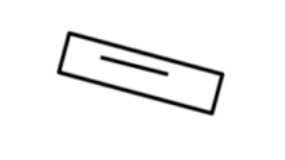
#> input picture rectangle1.png, 285 x 160 px
$ python rectangle_alignment.py
#> lines starting #> are read from the running program, lines starting #| are printed output that depends on the picture; after the words box and inside, x2 and y2 are one past the last pixel; in counts of white or black regions, pixels touching at a corner belong together
import cv2
import numpy as np
from google.colab.patches import cv2_imshow

# Load the images (replace with your actual file paths)
image1 = cv2.imread('rectangle1.png', cv2.IMREAD_GRAYSCALE)
#> image1 is the input picture: shape (160, 285); min 0, max 255, mean 244.5
#image2 = cv2.imread('rectangle2.png', cv2.IMREAD_GRAYSCALE)

# Detect contours and calculate rotation angles
def calculate_rotation_angle(image):
    _, thresh = cv2.threshold(image, 127, 255, cv2.THRESH_BINARY_INV)
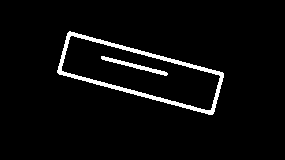
#> thresh: shape (160, 285); 4.1% white; 2 white regions
    contours, _ = cv2.findContours(thresh, cv2.RETR_EXTERNAL, cv2.CHAIN_APPROX_SIMPLE)
#> contours = 1 contour; box (x1, y1, x2, y2) and area: (57, 31, 224, 115) 7016
    rect = cv2.minAreaRect(contours[0])
#> rect = ((140.2, 72.84), (44.5, 162.4), -74.95)
    angle = rect[-1]
#> angle = -74.95
    #print('angle',angle)
    if angle > 45:
        angle -= 90
    return angle

# Rotate images to align rectangles
angle1 = calculate_rotation_angle(image1)
#> angle1 = -74.95
#print('angle1',angle1)
#angle2 = calculate_rotation_angle(image2)

rotated_image1 = cv2.warpAffine(image1, cv2.getRotationMatrix2D((image1.shape[1] // 2, image1.shape[0] // 2), angle1, 1), image1.shape[::-1])
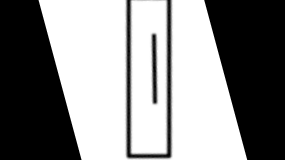
#> rotated_image1: shape (160, 285); min 0, max 255, mean 138.7
#rotated_image2 = cv2.warpAffine(image2, cv2.getRotationMatrix2D((image2.shape[1] // 2, image2.shape[0] // 2), angle2, 1), image2.shape[::-1])

# Display the aligned images
#cv2_imshow(rotated_image1)
cv2.imshow('Aligned Rectangle', rotated_image1)
cv2.waitKey(0)
cv2.destroyAllWindows()

$ run again, with rectangle2.png copied over rectangle1.png
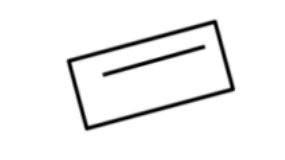
#> input picture rectangle2.png, 285 x 160 px
#> image1 is the input picture: shape (160, 285); min 0, max 255, mean 242.9
#> in calculate_rotation_angle, `_, thresh = cv2.threshold(image, 127, 255, cv2.THRESH_BINARY_INV)`:
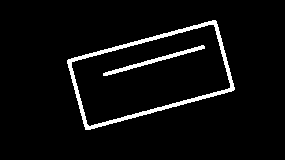
#> thresh: shape (160, 285); 4.7% white; 2 white regions
#> contours = 1 contour; box (x1, y1, x2, y2) and area: (67, 20, 235, 130) 11240
#> rect = ((150.4, 74.64), (155.4, 73.87), -15.07)
#> angle = -15.07
#> `rotated_image1 = cv2.warpAffine(image1, cv2.getRotationMatrix2D((image..`:
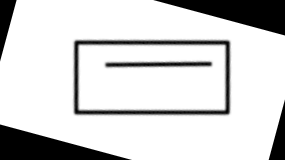
#> rotated_image1: shape (160, 285); min 0, max 255, mean 211

$ run again, with rectangle3.png copied over rectangle1.png
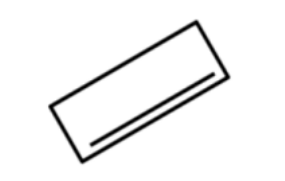
#> input picture rectangle3.png, 285 x 181 px
#> image1 is the input picture: shape (181, 285); min 0, max 255, mean 242.9
#> in calculate_rotation_angle, `_, thresh = cv2.threshold(image, 127, 255, cv2.THRESH_BINARY_INV)`:
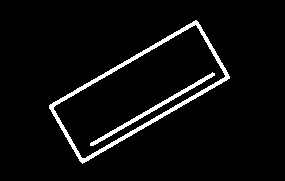
#> thresh: shape (181, 285); 4.7% white; 2 white regions
#> contours = 1 contour; box (x1, y1, x2, y2) and area: (49, 20, 230, 164) 11474
#> rect = ((138.8, 91.39), (172.6, 67.82), -30.07)
#> angle = -30.07
#> `rotated_image1 = cv2.warpAffine(image1, cv2.getRotationMatrix2D((image..`:
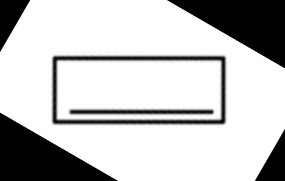
#> rotated_image1: shape (181, 285); min 0, max 255, mean 195.2

$ run again, with rectangle4.png copied over rectangle1.png
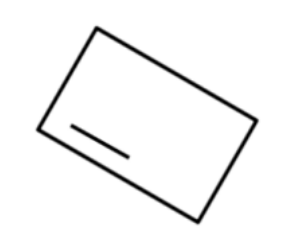
#> input picture rectangle4.png, 285 x 242 px
#> image1 is the input picture: shape (242, 285); min 0, max 255, mean 245.1
#> in calculate_rotation_angle, `_, thresh = cv2.threshold(image, 127, 255, cv2.THRESH_BINARY_INV)`:
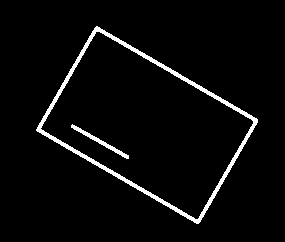
#> thresh: shape (242, 285); 3.8% white; 2 white regions
#> contours = 1 contour; box (x1, y1, x2, y2) and area: (36, 26, 258, 224) 22618
#> rect = ((146.8, 124.7), (121.4, 188.9), -59.93)
#> angle = -59.93
#> `rotated_image1 = cv2.warpAffine(image1, cv2.getRotationMatrix2D((image..`:
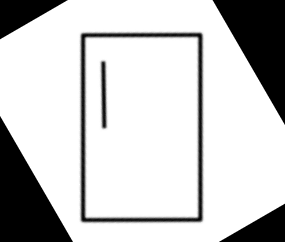
#> rotated_image1: shape (242, 285); min 0, max 255, mean 201.7
